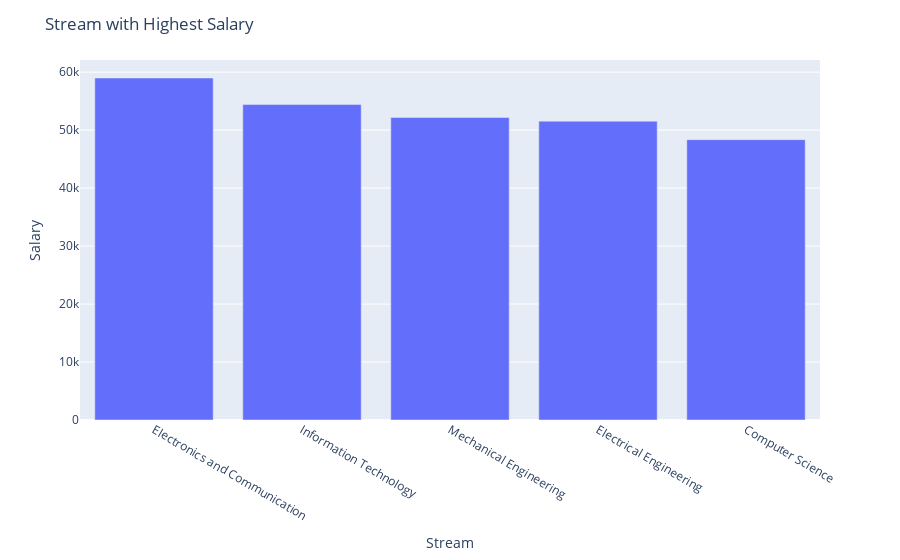

Notebook code cell kept with this figure:
### Markdown cell above
####  Q5. Which Stream has make highest salary?

### Code cell
stream_high_salary = df.groupby('stream')['salary'].mean().sort_values(ascending=False)

fig = px.bar(stream_high_salary, x=stream_high_salary.index, y=stream_high_salary.values)
fig.update_layout(title='Stream with Highest Salary', xaxis_title='Stream', yaxis_title='Salary')
fig.show()

### Figure 1 — Plotly figure (JSON) as saved in the notebook; plotly's stock layout.template omitted (floating-point values rounded to 4 significant figures)
{"data": [{"alignmentgroup": "True", "hovertemplate": "stream=%{x}<br>y=%{y}<extra></extra>", "legendgroup": "", "marker": {"color": "#636efa", "pattern": {"shape": ""}}, "name": "", "offsetgroup": "", "orientation": "v", "showlegend": false, "textposition": "auto", "type": "bar", "x": ["Electronics and Communication", "Information Technology", "Mechanical Engineering", "Electrical Engineering", "Computer Science"], "xaxis": "x", "y": [58990.0, 54410.0, 52180.0, 51540.0, 48360.0], "yaxis": "y"}], "layout": {"barmode": "relative", "legend": {"tracegroupgap": 0}, "margin": {"t": 60}, "title": {"text": "Stream with Highest Salary"}, "xaxis": {"anchor": "y", "domain": [0, 1], "title": {"text": "Stream"}}, "yaxis": {"anchor": "x", "domain": [0, 1], "title": {"text": "Salary"}}}}
